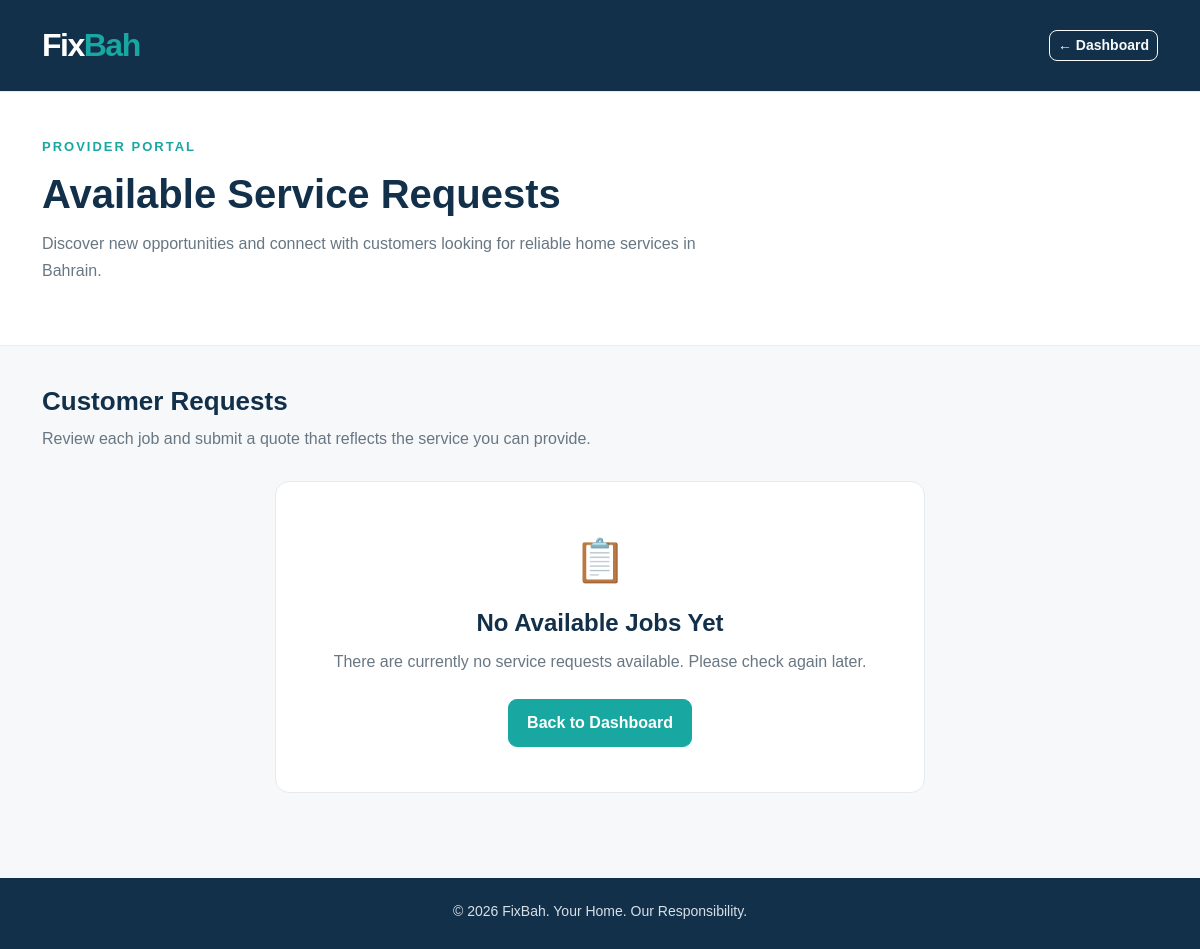
/provider-requests (signed in), run on an earlier commit of the app's database.
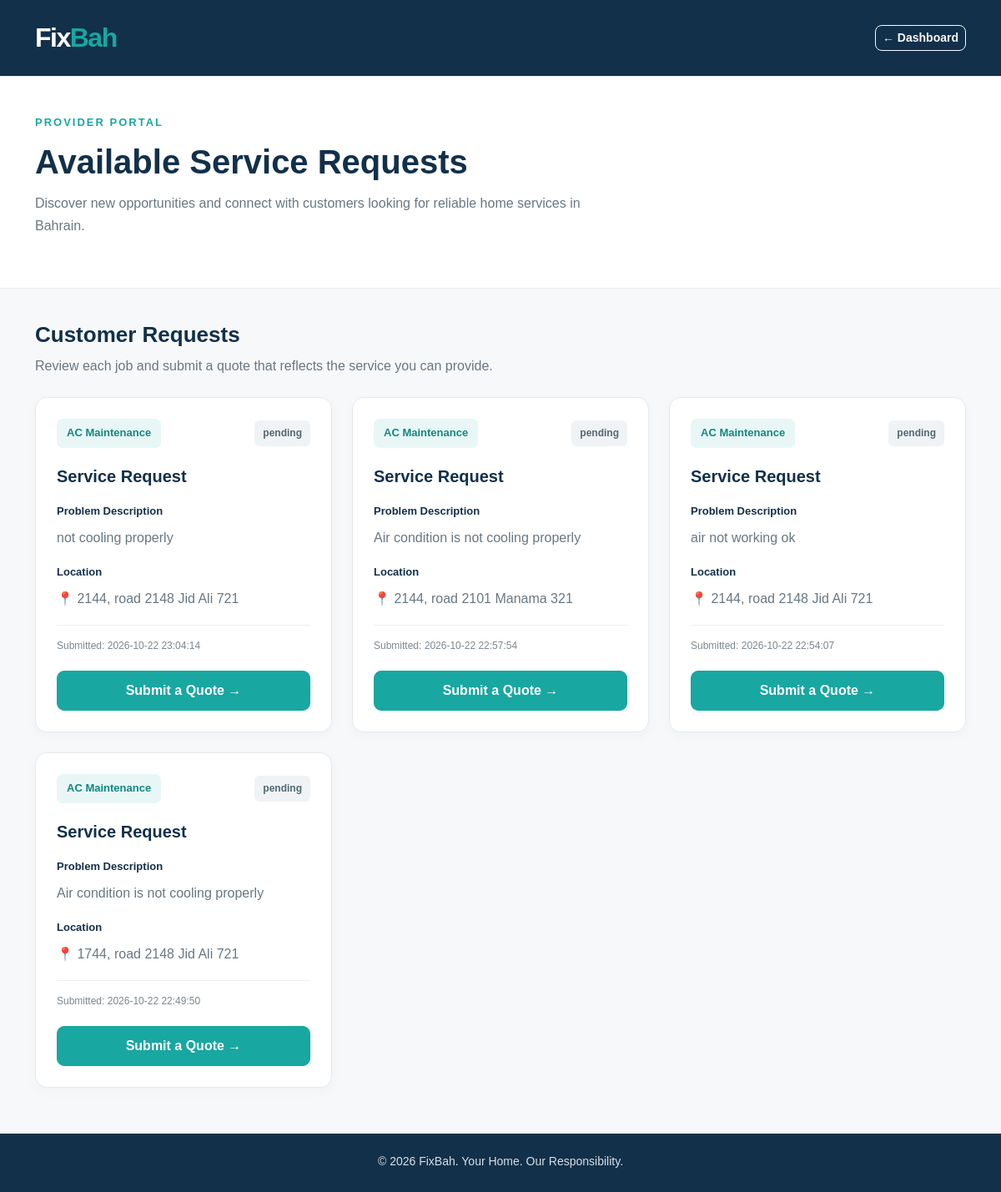
And on a later commit of the database.
### tables this page shows
CREATE TABLE service_requests (
    id INTEGER PRIMARY KEY AUTOINCREMENT,
    customer_id INTEGER NOT NULL,
    category_id INTEGER NOT NULL,
    description TEXT NOT NULL,
    location TEXT NOT NULL,
    status TEXT NOT NULL DEFAULT 'open',
    created_at DATETIME DEFAULT CURRENT_TIMESTAMP,
    FOREIGN KEY (customer_id) REFERENCES users(id),
    FOREIGN KEY (category_id) REFERENCES categories(id)
);

CREATE TABLE categories (
    id INTEGER PRIMARY KEY AUTOINCREMENT,
    name TEXT UNIQUE NOT NULL,
    description TEXT
);

### app.py (the view)
@app.route("/provider-requests")
def provider_requests():
    if "user_id" not in session:
        return redirect(url_for("login"))
    if session.get("role") != "provider":
        return redirect(url_for("dashboard"))
    db = get_db_connection()
    requests_list = db.execute("""
        SELECT
            service_requests.id,
            categories.name AS category_name,
            service_requests.description,
            service_requests.location,
            service_requests.status,
            service_requests.created_at
        FROM service_requests
        JOIN categories
            ON service_requests.category_id = categories.id
        WHERE service_requests.status = 'pending'
        ORDER BY service_requests.id DESC
    """).fetchall()
    db.close()
    return render_template(
        "provider_requests.html",
        requests_list=requests_list
    )

### database.py (called while the page is built)
def get_db_connection():
    db = sqlite3.connect(DATABASE)
    db.row_factory = sqlite3.Row
    db.execute("PRAGMA foreign_keys = ON")
    return db

### templates/provider_requests.html (shortened to what this page needs)
<!DOCTYPE html>
<html lang="en">
<head>
    <link
        href="https://cdn.jsdelivr.net/npm/bootstrap@5.3.3/dist/css/bootstrap.min.css"
        rel="stylesheet"
    >
    <link
        rel="stylesheet"
        href="{{ url_for('static', filename='css/style.css') }}"
    >
</head>
<body class="jobs-page">
    <nav class="navbar navbar-dark dashboard-navbar">
        <div class="container">
            <a class="navbar-brand fw-bold" href="/">
                Fix<span class="brand-highlight">Bah</span>
            </a>
            <a href="{{ url_for('provider_dashboard') }}"
               class="btn btn-outline-light btn-sm">
                ← Dashboard
            </a>
        </div>
    </nav>
    <section class="jobs-header">
        <div class="container">
            <p class="dashboard-label">PROVIDER PORTAL</p>
            <h1>Available Service Requests</h1>
            <p>
                Discover new opportunities and connect with customers
                looking for reliable home services in Bahrain.
            </p>
        </div>
    </section>
    <main class="container jobs-content">
        <div class="jobs-section-heading">
            <h2>Customer Requests</h2>
            <p>
                Review each job and submit a quote that reflects
                the service you can provide.
            </p>
        </div>
        {% if requests_list %}
            <div class="row g-4">
                {% for item in requests_list %}
                    <div class="col-md-6 col-lg-4">
                        <article class="job-card h-100">
                            <div class="job-card-top">
                                <span class="job-category">
                                    {{ item.category_name }}
                                </span>
                                <span class="job-status">
                                    {{ item.status }}
                                </span>
                            </div>
                            <h3 class="job-title">
                                Service Request
                            </h3>
                            <div class="job-detail">
                                <span class="job-detail-label">
                                    Problem Description
                                </span>
                                <p>{{ item.description }}</p>
                            </div>
                            <div class="job-detail">
                                <span class="job-detail-label">
                                    Location
                                </span>
                                <p>
                                    📍 {{ item.location }}
                                </p>
                            </div>
                            <div class="job-date">
                                Submitted:
                                {{ item.created_at or "Not available" }}
                            </div>
                            <div class="job-card-footer">
                                <a
                                    href="{{ url_for('submit_quote', request_id=item.id) }}"
                                    class="btn btn-primary-brand w-100"
                                >
                                    Submit a Quote &rarr;
                                </a>
                            </div>
                        </article>
                    </div>
                {% endfor %}
            </div>
        {% else %}
            <div class="empty-jobs">
                <div class="empty-jobs-icon">📋</div>
                <h3>No Available Jobs Yet</h3>
                <p>
                    There are currently no service requests available.
                    Please check again later.
                </p>
                <a href="{{ url_for('provider_dashboard') }}"
                   class="btn btn-primary-brand mt-2">
                    Back to Dashboard
                </a>
            </div>
        {% endif %}
    </main>
    <footer class="dashboard-footer">
        <div class="container text-center">
            <p>
                © 2026 FixBah. Your Home. Our Responsibility.
            </p>
        </div>
    </footer>
</body>
</html>

### static/css/style.css (style rules this page uses)
:root { --navy: #12304A; --navy-dark: #0B2235; --teal: #18A7A1; --teal-dark: #138A85; --light: #F7F8FA; --white: #FFFFFF; --text: #263746; --muted: #6B7B89; --border: #E5EBF0; }
* { box-sizing: border-box; }
html { scroll-behavior: smooth; scroll-padding-top: 90px; }
body { margin: 0; background: var(--white); color: var(--text); font-family: Arial, Helvetica, sans-serif; line-height: 1.6; }
a { text-decoration: none; }
.navbar { background: var(--white); padding: 16px 0; border-bottom: 1px solid var(--border); }
.navbar-brand { font-size: 2rem; font-weight: 800; letter-spacing: -1.5px; }
.btn { border-radius: 8px; font-weight: 700; transition: background-color 0.2s, color 0.2s, border-color 0.2s, transform 0.2s; }
.btn-primary-brand { display: inline-flex; align-items: center; justify-content: center; gap: 10px; background: var(--teal); border: 1px solid var(--teal); color: var(--white); padding: 12px 23px; }
.brand-highlight { color: #18A7A1; }
.btn-primary-brand { background: #18A7A1; border: 1px solid #18A7A1; color: #FFFFFF; font-weight: 600; padding: 11px 18px; border-radius: 8px; transition: 0.2s ease; }
.dashboard-navbar { background: #12304A; padding: 15px 0; }
.dashboard-label { color: #18A7A1; font-size: 13px; font-weight: 700; letter-spacing: 2px; margin-bottom: 12px; }
.dashboard-footer { background: #12304A; color: #FFFFFF; padding: 22px 0 10px; }
.dashboard-footer p { font-size: 14px; color: #D7E0E7; }
.jobs-page { min-height: 100vh; background: #F7F8FA; }
.jobs-header { background: #FFFFFF; padding: 45px 0; border-bottom: 1px solid #E9EEF2; }
.jobs-header h1 { color: #12304A; font-size: clamp(28px, 4vw, 40px); font-weight: 800; margin-bottom: 12px; }
.jobs-header > .container > p:not(.dashboard-label) { color: #687783; font-size: 16px; line-height: 1.7; max-width: 700px; }
.jobs-content { padding-top: 40px; padding-bottom: 55px; }
.jobs-section-heading { margin-bottom: 25px; }
.jobs-section-heading h2 { color: #12304A; font-size: 26px; font-weight: 750; }
.jobs-section-heading p { color: #687783; }
.job-card { display: flex; flex-direction: column; padding: 25px; background: #FFFFFF; border: 1px solid #E5EAEE; border-radius: 14px; box-shadow: 0 4px 14px rgba(18, 48, 74, 0.03); transition: transform 0.2s ease, box-shadow 0.2s ease; }
.job-card-top { display: flex; flex-wrap: wrap; align-items: center; justify-content: space-between; gap: 10px; margin-bottom: 22px; }
.job-category { color: #128780; background: #E8F7F6; padding: 7px 12px; border-radius: 7px; font-size: 13px; font-weight: 700; }
.job-status { color: #526773; background: #F0F3F5; padding: 6px 10px; border-radius: 6px; font-size: 12px; font-weight: 600; }
.job-title { color: #12304A; font-size: 20px; font-weight: 750; margin-bottom: 20px; }
.job-detail { margin-bottom: 18px; }
.job-detail-label { display: block; color: #12304A; font-size: 13px; font-weight: 700; margin-bottom: 7px; }
.job-detail p { color: #687783; line-height: 1.7; margin-bottom: 0; overflow-wrap: anywhere; }
.job-date { color: #7B8790; font-size: 12px; margin-top: auto; padding-top: 15px; border-top: 1px solid #EDF0F2; }
.job-card-footer { margin-top: 20px; }
.btn-primary-brand { background: #18A7A1; border: 1px solid #18A7A1; color: #FFFFFF; }
.btn-primary-brand { background: #18A7A1; border: 1px solid #18A7A1; color: #FFFFFF; font-weight: 700; border-radius: 9px; }

What changed in the data, as far as the page shows it:
added service_requests: category_name "AC Maintenance", status "pending", description "not cooling properly", location "2144, road 2148 Jid Ali 721", created_at "2026-10-22 23:04:14"
added service_requests: category_name "AC Maintenance", status "pending", description "Air condition is not cooling properly", location "2144, road 2101 Manama 321", created_at "2026-10-22 22:57:54"
added service_requests: category_name "AC Maintenance", status "pending", description "air not working ok", location "2144, road 2148 Jid Ali 721", created_at "2026-10-22 22:54:07"
added service_requests: category_name "AC Maintenance", status "pending", description "Air condition is not cooling properly", location "1744, road 2148 Jid Ali 721", created_at "2026-10-22 22:49:50"
Also different on the page:
text no longer shown: "📋 No Available Jobs Yet There are currently no service requests available. Please check again later. Back to Dashboard"
